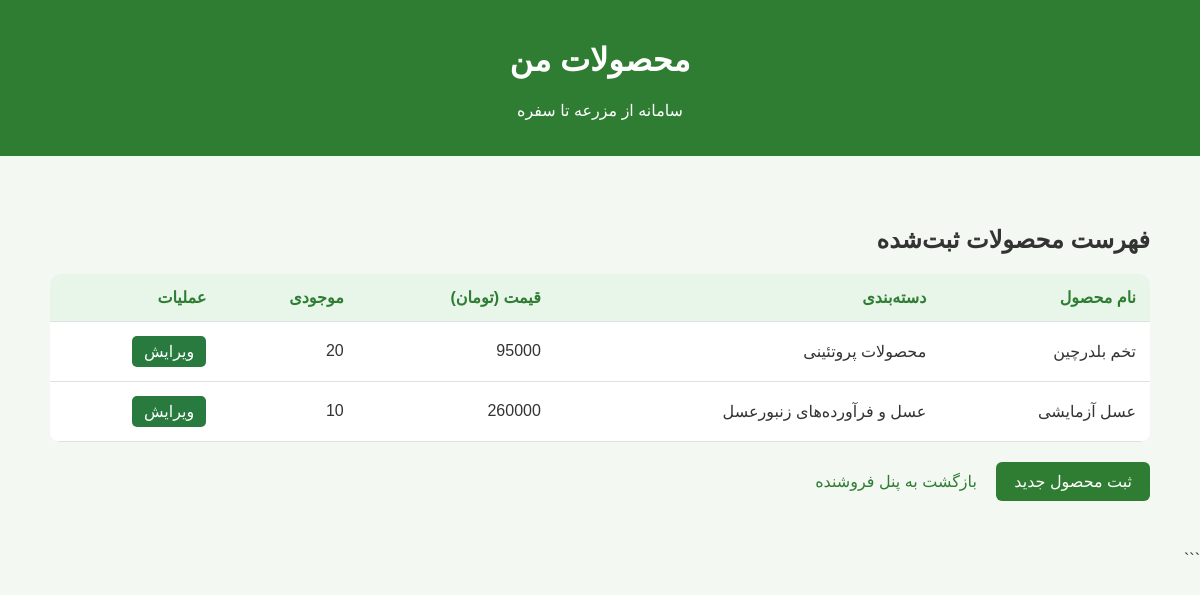
The app's page /seller/products/ (signed in) with its own data.
### products/models.py (models this page shows, shortened)
class Product(models.Model):
    seller = models.ForeignKey(
        "accounts.UserProfile",
        on_delete=models.PROTECT,
        related_name="products",
        blank=True,
        null=True,
        verbose_name="فروشنده"
    )
    category = models.ForeignKey(
        Category,
        on_delete=models.PROTECT,
        related_name="products"
    )
    name = models.CharField(max_length=100)
    price = models.DecimalField(max_digits=12, decimal_places=0)
    quantity = models.PositiveIntegerField(default=0)
    description = models.TextField(blank=True)
    image = models.ImageField(
        upload_to="products/",
        blank=True,
        null=True,
        verbose_name="تصویر محصول"
        )

class Category(models.Model):
    name = models.CharField(max_length=100, unique=True)
    description = models.TextField(blank=True)
    def __str__(self):
        return self.name

### products/views.py (the view)
@login_required
def my_products(request):
    profile = request.user.profile
    if profile.user_type != "seller":
        return redirect("home")
    products = Product.objects.filter(
        seller=profile
    ).order_by("-id")
    return render(
        request,
        "products/my_products.html",
        {"products": products}
    )

### products/templates/products/my_products.html (shortened to what this page needs)
<!DOCTYPE html>
<html lang="fa" dir="rtl">
<head>
</head>
<body>
<header>
    <h1>محصولات من</h1>
    <p>سامانه از مزرعه تا سفره</p>
</header>
<main class="container">
    <h2>فهرست محصولات ثبت‌شده</h2>
    {% if products %}
    <table class="products-table">
        <thead>
            <tr>
                <th>نام محصول</th>
                <th>دسته‌بندی</th>
                <th>قیمت (تومان)</th>
                <th>موجودی</th>
                <th>عملیات</th>
            </tr>
        </thead>
        <tbody>
            {% for product in products %}
            <tr>
                <td>{{ product.name }}</td>
                <td>{{ product.category }}</td>
                <td>{{ product.price }}</td>
                <td>{{ product.quantity }}</td>
                <td>
                    <a href="{% url 'edit_product' product.id %}"
                        style="display: inline-block;
                        padding: 6px 12px;
                        background-color: #287a3e;
                        color: white;
                        text-decoration: none;
                        border-radius: 5px;">
                        ویرایش
                    </a>
                </td>
            </tr>
            {% endfor %}
        </tbody>
    </table>
    {% else %}
        <div class="empty-message">
            <p>هنوز محصولی ثبت نکرده‌اید.</p>
        </div>
    {% endif %}
    <a class="button" href="{% url 'add_product' %}">
        ثبت محصول جدید
    </a>
    <a class="back-link" href="{% url 'seller_dashboard' %}">
        بازگشت به پنل فروشنده
    </a>
</main>
</body>
</html>

### products/templates/products/my_products.html (style rules this page uses)
body { font-family: Tahoma, Arial, sans-serif; background-color: #f4f8f2; margin: 0; color: #333; }
header { background-color: #2e7d32; color: white; text-align: center; padding: 20px; }
.container { max-width: 1100px; margin: 30px auto; padding: 20px; }
.products-table { width: 100%; border-collapse: collapse; background-color: white; margin-top: 20px; border-radius: 10px; overflow: hidden; }
.products-table th, .products-table td { padding: 14px; text-align: right; border-bottom: 1px solid #e0e0e0; }
.products-table th { background-color: #e8f5e9; color: #2e7d32; }
.button { display: inline-block; background-color: #2e7d32; color: white; padding: 10px 18px; border-radius: 6px; text-decoration: none; margin-top: 20px; }
.back-link { display: inline-block; color: #2e7d32; text-decoration: none; margin-right: 15px; }

### records on screen
Product: name "تخم بلدرچین", category "محصولات پروتئینی", price "95000", quantity "20"
Product: name "عسل آزمایشی", category "عسل و فرآورده‌های زنبورعسل", price "260000", quantity "10"
